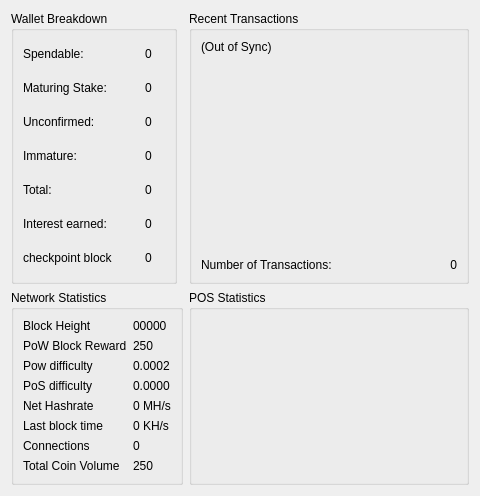
        <widget class="QFrame" name="Overviewpage">
         <property name="sizePolicy">
          <sizepolicy hsizetype="MinimumExpanding" vsizetype="MinimumExpanding">
           <horstretch>0</horstretch>
           <verstretch>0</verstretch>
          </sizepolicy>
         </property>
         <property name="minimumSize">
          <size>
           <width>0</width>
           <height>0</height>
          </size>
         </property>
         <property name="autoFillBackground">
          <bool>false</bool>
         </property>
         <property name="styleSheet">
          <string notr="true"/>
         </property>
         <property name="frameShape">
          <enum>QFrame::NoFrame</enum>
         </property>
         <property name="frameShadow">
          <enum>QFrame::Plain</enum>
         </property>
         <property name="lineWidth">
          <number>0</number>
         </property>
         <layout class="QGridLayout" name="gridLayout_3">
          <item row="3" column="3">
           <widget class="QGroupBox" name="groupBox_4">
            <property name="sizePolicy">
             <sizepolicy hsizetype="MinimumExpanding" vsizetype="MinimumExpanding">
              <horstretch>0</horstretch>
              <verstretch>0</verstretch>
             </sizepolicy>
            </property>
            <property name="title">
             <string>POS Statistics</string>
            </property>
            <layout class="QGridLayout" name="gridLayout_6">
             <item row="0" column="0">
              <widget class="QLabel" name="labelMyWeight">
               <property name="sizePolicy">
                <sizepolicy hsizetype="MinimumExpanding" vsizetype="MinimumExpanding">
                 <horstretch>0</horstretch>
                 <verstretch>0</verstretch>
                </sizepolicy>
               </property>
               <property name="toolTip">
                <string>&lt;html&gt;&lt;head/&gt;&lt;body&gt;&lt;p&gt;&lt;img src=&quot;:/toolTip/res/tooltips/stakingTooltip.png&quot;/&gt;&lt;/p&gt;&lt;/body&gt;&lt;/html&gt;</string>
               </property>
               <property name="styleSheet">
                <string notr="true"/>
               </property>
               <property name="text">
                <string/>
               </property>
              </widget>
             </item>
            </layout>
           </widget>
          </item>
          <item row="0" column="3">
           <widget class="QGroupBox" name="groupBox">
            <property name="sizePolicy">
             <sizepolicy hsizetype="MinimumExpanding" vsizetype="MinimumExpanding">
              <horstretch>0</horstretch>
              <verstretch>0</verstretch>
             </sizepolicy>
            </property>
            <property name="minimumSize">
             <size>
              <width>0</width>
              <height>0</height>
             </size>
            </property>
            <property name="maximumSize">
             <size>
              <width>16777215</width>
              <height>16777215</height>
             </size>
            </property>
            <property name="autoFillBackground">
             <bool>false</bool>
            </property>
            <property name="styleSheet">
             <string notr="true"/>
            </property>
            <property name="title">
             <string>Recent Transactions</string>
            </property>
            <property name="checkable">
             <bool>false</bool>
            </property>
            <layout class="QGridLayout" name="gridLayout_4">
             <item row="0" column="0">
              <widget class="QLabel" name="labelTransactionsStatus">
               <property name="sizePolicy">
                <sizepolicy hsizetype="MinimumExpanding" vsizetype="MinimumExpanding">
                 <horstretch>0</horstretch>
                 <verstretch>0</verstretch>
                </sizepolicy>
               </property>
               <property name="text">
                <string>(Out of Sync)</string>
               </property>
              </widget>
             </item>
             <item row="1" column="0" colspan="2">
              <widget class="QListView" name="listTransactions">
               <property name="sizePolicy">
                <sizepolicy hsizetype="MinimumExpanding" vsizetype="MinimumExpanding">
                 <horstretch>0</horstretch>
                 <verstretch>0</verstretch>
                </sizepolicy>
               </property>
               <property name="minimumSize">
                <size>
                 <width>0</width>
                 <height>0</height>
                </size>
               </property>
               <property name="styleSheet">
                <string notr="true">background:transparent;</string>
               </property>
               <property name="frameShape">
                <enum>QFrame::NoFrame</enum>
               </property>
               <property name="frameShadow">
                <enum>QFrame::Plain</enum>
               </property>
              </widget>
             </item>
             <item row="2" column="0">
              <widget class="QLabel" name="label_8">
               <property name="sizePolicy">
                <sizepolicy hsizetype="MinimumExpanding" vsizetype="MinimumExpanding">
                 <horstretch>0</horstretch>
                 <verstretch>0</verstretch>
                </sizepolicy>
               </property>
               <property name="minimumSize">
                <size>
                 <width>0</width>
                 <height>0</height>
                </size>
               </property>
               <property name="maximumSize">
                <size>
                 <width>258</width>
                 <height>18</height>
                </size>
               </property>
               <property name="styleSheet">
                <string notr="true"/>
               </property>
               <property name="text">
                <string>Number of Transactions:</string>
               </property>
              </widget>
             </item>
             <item row="2" column="1">
              <widget class="QLabel" name="labelNumTransactions">
               <property name="sizePolicy">
                <sizepolicy hsizetype="MinimumExpanding" vsizetype="MinimumExpanding">
                 <horstretch>0</horstretch>
                 <verstretch>0</verstretch>
                </sizepolicy>
               </property>
               <property name="text">
                <string>0</string>
               </property>
               <property name="alignment">
                <set>Qt::AlignRight|Qt::AlignTrailing|Qt::AlignVCenter</set>
               </property>
              </widget>
             </item>
            </layout>
           </widget>
          </item>
          <item row="3" column="0" colspan="2">
           <widget class="QGroupBox" name="groupBox_3">
            <property name="sizePolicy">
             <sizepolicy hsizetype="MinimumExpanding" vsizetype="MinimumExpanding">
              <horstretch>0</horstretch>
              <verstretch>0</verstretch>
             </sizepolicy>
            </property>
            <property name="minimumSize">
             <size>
              <width>0</width>
              <height>0</height>
             </size>
            </property>
            <property name="title">
             <string>Network Statistics</string>
            </property>
            <property name="checkable">
             <bool>false</bool>
            </property>
            <layout class="QGridLayout" name="gridLayout_5">
             <item row="3" column="1">
              <widget class="QLabel" name="diffBox2">
               <property name="sizePolicy">
                <sizepolicy hsizetype="MinimumExpanding" vsizetype="MinimumExpanding">
                 <horstretch>0</horstretch>
                 <verstretch>0</verstretch>
                </sizepolicy>
               </property>
               <property name="text">
                <string>0.0000</string>
               </property>
              </widget>
             </item>
             <item row="2" column="1">
              <widget class="QLabel" name="diffBox">
               <property name="sizePolicy">
                <sizepolicy hsizetype="MinimumExpanding" vsizetype="MinimumExpanding">
                 <horstretch>0</horstretch>
                 <verstretch>0</verstretch>
                </sizepolicy>
               </property>
               <property name="cursor">
                <cursorShape>IBeamCursor</cursorShape>
               </property>
               <property name="text">
                <string>&lt;html&gt;&lt;head/&gt;&lt;body&gt;&lt;p&gt;&lt;span&gt;0.0002&lt;/span&gt;&lt;/p&gt;&lt;/body&gt;&lt;/html&gt;</string>
               </property>
               <property name="textInteractionFlags">
                <set>Qt::TextSelectableByKeyboard|Qt::TextSelectableByMouse</set>
               </property>
              </widget>
             </item>
             <item row="3" column="0">
              <widget class="QLabel" name="label_4">
               <property name="sizePolicy">
                <sizepolicy hsizetype="MinimumExpanding" vsizetype="MinimumExpanding">
                 <horstretch>0</horstretch>
                 <verstretch>0</verstretch>
                </sizepolicy>
               </property>
               <property name="text">
                <string>PoS difficulty</string>
               </property>
              </widget>
             </item>
             <item row="2" column="0">
              <widget class="QLabel" name="label_13">
               <property name="sizePolicy">
                <sizepolicy hsizetype="MinimumExpanding" vsizetype="MinimumExpanding">
                 <horstretch>0</horstretch>
                 <verstretch>0</verstretch>
                </sizepolicy>
               </property>
               <property name="text">
                <string>&lt;html&gt;&lt;head/&gt;&lt;body&gt;&lt;p&gt;Pow difficulty&lt;/p&gt;&lt;/body&gt;&lt;/html&gt;</string>
               </property>
              </widget>
             </item>
             <item row="5" column="0">
              <widget class="QLabel" name="label3_2">
               <property name="sizePolicy">
                <sizepolicy hsizetype="MinimumExpanding" vsizetype="MinimumExpanding">
                 <horstretch>0</horstretch>
                 <verstretch>0</verstretch>
                </sizepolicy>
               </property>
               <property name="text">
                <string>&lt;html&gt;&lt;head/&gt;&lt;body&gt;&lt;p&gt;&lt;span&gt;Last block time&lt;/span&gt;&lt;/p&gt;&lt;/body&gt;&lt;/html&gt;</string>
               </property>
              </widget>
             </item>
             <item row="5" column="1">
              <widget class="QLabel" name="localBox">
               <property name="sizePolicy">
                <sizepolicy hsizetype="MinimumExpanding" vsizetype="MinimumExpanding">
                 <horstretch>0</horstretch>
                 <verstretch>0</verstretch>
                </sizepolicy>
               </property>
               <property name="cursor">
                <cursorShape>IBeamCursor</cursorShape>
               </property>
               <property name="text">
                <string>&lt;html&gt;&lt;head/&gt;&lt;body&gt;&lt;p&gt;&lt;span&gt;0 KH/s&lt;/span&gt;&lt;/p&gt;&lt;/body&gt;&lt;/html&gt;</string>
               </property>
               <property name="textInteractionFlags">
                <set>Qt::TextSelectableByKeyboard|Qt::TextSelectableByMouse</set>
               </property>
              </widget>
             </item>
             <item row="4" column="0">
              <widget class="QLabel" name="label_16">
               <property name="sizePolicy">
                <sizepolicy hsizetype="MinimumExpanding" vsizetype="MinimumExpanding">
                 <horstretch>0</horstretch>
                 <verstretch>0</verstretch>
                </sizepolicy>
               </property>
               <property name="text">
                <string>&lt;html&gt;&lt;head/&gt;&lt;body&gt;&lt;p&gt;&lt;span&gt;Net Hashrate&lt;/span&gt;&lt;/p&gt;&lt;/body&gt;&lt;/html&gt;</string>
               </property>
              </widget>
             </item>
             <item row="4" column="1">
              <widget class="QLabel" name="pawrateBox">
               <property name="sizePolicy">
                <sizepolicy hsizetype="MinimumExpanding" vsizetype="MinimumExpanding">
                 <horstretch>0</horstretch>
                 <verstretch>0</verstretch>
                </sizepolicy>
               </property>
               <property name="cursor">
                <cursorShape>IBeamCursor</cursorShape>
               </property>
               <property name="text">
                <string>&lt;html&gt;&lt;head/&gt;&lt;body&gt;&lt;p&gt;&lt;span&gt;0 MH/s&lt;/span&gt;&lt;/p&gt;&lt;/body&gt;&lt;/html&gt;</string>
               </property>
               <property name="textInteractionFlags">
                <set>Qt::TextSelectableByKeyboard|Qt::TextSelectableByMouse</set>
               </property>
              </widget>
             </item>
             <item row="7" column="0">
              <widget class="QLabel" name="label_9">
               <property name="sizePolicy">
                <sizepolicy hsizetype="MinimumExpanding" vsizetype="MinimumExpanding">
                 <horstretch>0</horstretch>
                 <verstretch>0</verstretch>
                </sizepolicy>
               </property>
               <property name="text">
                <string>&lt;html&gt;&lt;head/&gt;&lt;body&gt;&lt;p&gt;&lt;span&gt;Total Coin Volume&lt;/span&gt;&lt;/p&gt;&lt;/body&gt;&lt;/html&gt;</string>
               </property>
              </widget>
             </item>
             <item row="6" column="0">
              <widget class="QLabel" name="label1_2">
               <property name="sizePolicy">
                <sizepolicy hsizetype="MinimumExpanding" vsizetype="MinimumExpanding">
                 <horstretch>0</horstretch>
                 <verstretch>0</verstretch>
                </sizepolicy>
               </property>
               <property name="text">
                <string>&lt;html&gt;&lt;head/&gt;&lt;body&gt;&lt;p&gt;&lt;span&gt;Connections&lt;/span&gt;&lt;/p&gt;&lt;/body&gt;&lt;/html&gt;</string>
               </property>
              </widget>
             </item>
             <item row="6" column="1">
              <widget class="QLabel" name="connectionBox">
               <property name="sizePolicy">
                <sizepolicy hsizetype="MinimumExpanding" vsizetype="MinimumExpanding">
                 <horstretch>0</horstretch>
                 <verstretch>0</verstretch>
                </sizepolicy>
               </property>
               <property name="cursor">
                <cursorShape>IBeamCursor</cursorShape>
               </property>
               <property name="text">
                <string>&lt;html&gt;&lt;head/&gt;&lt;body&gt;&lt;p&gt;&lt;span&gt;0&lt;/span&gt;&lt;/p&gt;&lt;/body&gt;&lt;/html&gt;</string>
               </property>
               <property name="textInteractionFlags">
                <set>Qt::TextSelectableByKeyboard|Qt::TextSelectableByMouse</set>
               </property>
              </widget>
             </item>
             <item row="7" column="1">
              <widget class="QLabel" name="volumeBox">
               <property name="sizePolicy">
                <sizepolicy hsizetype="MinimumExpanding" vsizetype="MinimumExpanding">
                 <horstretch>0</horstretch>
                 <verstretch>0</verstretch>
                </sizepolicy>
               </property>
               <property name="cursor">
                <cursorShape>IBeamCursor</cursorShape>
               </property>
               <property name="text">
                <string>&lt;html&gt;&lt;head/&gt;&lt;body&gt;&lt;p&gt;&lt;span&gt;250&lt;/span&gt;&lt;/p&gt;&lt;/body&gt;&lt;/html&gt;</string>
               </property>
               <property name="textInteractionFlags">
                <set>Qt::TextSelectableByKeyboard|Qt::TextSelectableByMouse</set>
               </property>
              </widget>
             </item>
             <item row="0" column="0">
              <widget class="QLabel" name="label_14">
               <property name="sizePolicy">
                <sizepolicy hsizetype="MinimumExpanding" vsizetype="MinimumExpanding">
                 <horstretch>0</horstretch>
                 <verstretch>0</verstretch>
                </sizepolicy>
               </property>
               <property name="text">
                <string>&lt;html&gt;&lt;head/&gt;&lt;body&gt;&lt;p&gt;&lt;span&gt;Block Height&lt;/span&gt;&lt;/p&gt;&lt;/body&gt;&lt;/html&gt;</string>
               </property>
              </widget>
             </item>
             <item row="1" column="0">
              <widget class="QLabel" name="label_12">
               <property name="sizePolicy">
                <sizepolicy hsizetype="MinimumExpanding" vsizetype="MinimumExpanding">
                 <horstretch>0</horstretch>
                 <verstretch>0</verstretch>
                </sizepolicy>
               </property>
               <property name="text">
                <string>&lt;html&gt;&lt;head/&gt;&lt;body&gt;&lt;p&gt;&lt;span&gt;PoW Block Reward&lt;/span&gt;&lt;/p&gt;&lt;/body&gt;&lt;/html&gt;</string>
               </property>
              </widget>
             </item>
             <item row="0" column="1">
              <widget class="QLabel" name="heightBox">
               <property name="sizePolicy">
                <sizepolicy hsizetype="MinimumExpanding" vsizetype="MinimumExpanding">
                 <horstretch>0</horstretch>
                 <verstretch>0</verstretch>
                </sizepolicy>
               </property>
               <property name="cursor">
                <cursorShape>IBeamCursor</cursorShape>
               </property>
               <property name="text">
                <string>&lt;html&gt;&lt;head/&gt;&lt;body&gt;&lt;p&gt;&lt;span&gt;00000&lt;/span&gt;&lt;/p&gt;&lt;/body&gt;&lt;/html&gt;</string>
               </property>
               <property name="textInteractionFlags">
                <set>Qt::TextSelectableByKeyboard|Qt::TextSelectableByMouse</set>
               </property>
              </widget>
             </item>
             <item row="1" column="1">
              <widget class="QLabel" name="rewardBox">
               <property name="sizePolicy">
                <sizepolicy hsizetype="MinimumExpanding" vsizetype="MinimumExpanding">
                 <horstretch>0</horstretch>
                 <verstretch>0</verstretch>
                </sizepolicy>
               </property>
               <property name="cursor">
                <cursorShape>IBeamCursor</cursorShape>
               </property>
               <property name="text">
                <string>&lt;html&gt;&lt;head/&gt;&lt;body&gt;&lt;p&gt;&lt;span&gt;250&lt;/span&gt;&lt;/p&gt;&lt;/body&gt;&lt;/html&gt;</string>
               </property>
               <property name="textInteractionFlags">
                <set>Qt::TextSelectableByKeyboard|Qt::TextSelectableByMouse</set>
               </property>
              </widget>
             </item>
            </layout>
           </widget>
          </item>
          <item row="0" column="0">
           <widget class="QGroupBox" name="groupBox_2">
            <property name="sizePolicy">
             <sizepolicy hsizetype="MinimumExpanding" vsizetype="MinimumExpanding">
              <horstretch>0</horstretch>
              <verstretch>0</verstretch>
             </sizepolicy>
            </property>
            <property name="minimumSize">
             <size>
              <width>0</width>
              <height>0</height>
             </size>
            </property>
            <property name="autoFillBackground">
             <bool>false</bool>
            </property>
            <property name="title">
             <string>Wallet Breakdown</string>
            </property>
            <property name="flat">
             <bool>false</bool>
            </property>
            <property name="checkable">
             <bool>false</bool>
            </property>
            <layout class="QGridLayout" name="gridLayout_2">
             <item row="9" column="1">
              <widget class="QLabel" name="labelcheckpointConnect">
               <property name="sizePolicy">
                <sizepolicy hsizetype="MinimumExpanding" vsizetype="MinimumExpanding">
                 <horstretch>0</horstretch>
                 <verstretch>0</verstretch>
                </sizepolicy>
               </property>
               <property name="text">
                <string/>
               </property>
               <property name="scaledContents">
                <bool>false</bool>
               </property>
              </widget>
             </item>
             <item row="2" column="2">
              <widget class="QLabel" name="labelStake">
               <property name="sizePolicy">
                <sizepolicy hsizetype="MinimumExpanding" vsizetype="MinimumExpanding">
                 <horstretch>0</horstretch>
                 <verstretch>0</verstretch>
                </sizepolicy>
               </property>
               <property name="cursor">
                <cursorShape>IBeamCursor</cursorShape>
               </property>
               <property name="mouseTracking">
                <bool>true</bool>
               </property>
               <property name="toolTip">
                <string>&lt;html&gt;&lt;head/&gt;&lt;body&gt;&lt;p&gt;&lt;img src=&quot;:/toolTip/res/tooltips/maturingTooltip.png&quot;/&gt;&lt;/p&gt;&lt;/body&gt;&lt;/html&gt;</string>
               </property>
               <property name="styleSheet">
                <string notr="true"/>
               </property>
               <property name="text">
                <string>0 </string>
               </property>
               <property name="textInteractionFlags">
                <set>Qt::LinksAccessibleByMouse|Qt::TextSelectableByMouse</set>
               </property>
              </widget>
             </item>
             <item row="0" column="2">
              <widget class="QLabel" name="labelBalance">
               <property name="sizePolicy">
                <sizepolicy hsizetype="MinimumExpanding" vsizetype="MinimumExpanding">
                 <horstretch>0</horstretch>
                 <verstretch>0</verstretch>
                </sizepolicy>
               </property>
               <property name="cursor">
                <cursorShape>IBeamCursor</cursorShape>
               </property>
               <property name="mouseTracking">
                <bool>true</bool>
               </property>
               <property name="toolTip">
                <string>&lt;html&gt;&lt;head/&gt;&lt;body&gt;&lt;p&gt;&lt;img src=&quot;:/toolTip/res/tooltips/spendableTooltip.png&quot;/&gt;&lt;/p&gt;&lt;/body&gt;&lt;/html&gt;</string>
               </property>
               <property name="styleSheet">
                <string notr="true"/>
               </property>
               <property name="text">
                <string>0 </string>
               </property>
               <property name="textInteractionFlags">
                <set>Qt::LinksAccessibleByMouse|Qt::TextSelectableByMouse</set>
               </property>
              </widget>
             </item>
             <item row="4" column="2">
              <widget class="QLabel" name="labelUnconfirmed">
               <property name="sizePolicy">
                <sizepolicy hsizetype="MinimumExpanding" vsizetype="MinimumExpanding">
                 <horstretch>0</horstretch>
                 <verstretch>0</verstretch>
                </sizepolicy>
               </property>
               <property name="cursor">
                <cursorShape>IBeamCursor</cursorShape>
               </property>
               <property name="mouseTracking">
                <bool>true</bool>
               </property>
               <property name="toolTip">
                <string>&lt;html&gt;&lt;head/&gt;&lt;body&gt;&lt;p&gt;&lt;img src=&quot;:/toolTip/res/tooltips/unconfirmedTooltip.png&quot;/&gt;&lt;/p&gt;&lt;/body&gt;&lt;/html&gt;</string>
               </property>
               <property name="styleSheet">
                <string notr="true"/>
               </property>
               <property name="text">
                <string>0</string>
               </property>
               <property name="textInteractionFlags">
                <set>Qt::LinksAccessibleByMouse|Qt::TextSelectableByMouse</set>
               </property>
              </widget>
             </item>
             <item row="2" column="0">
              <widget class="QLabel" name="label_2">
               <property name="sizePolicy">
                <sizepolicy hsizetype="MinimumExpanding" vsizetype="MinimumExpanding">
                 <horstretch>0</horstretch>
                 <verstretch>0</verstretch>
                </sizepolicy>
               </property>
               <property name="styleSheet">
                <string notr="true"/>
               </property>
               <property name="text">
                <string>Maturing Stake:</string>
               </property>
              </widget>
             </item>
             <item row="7" column="2">
              <widget class="QLabel" name="labelTotal">
               <property name="sizePolicy">
                <sizepolicy hsizetype="MinimumExpanding" vsizetype="MinimumExpanding">
                 <horstretch>0</horstretch>
                 <verstretch>0</verstretch>
                </sizepolicy>
               </property>
               <property name="cursor">
                <cursorShape>IBeamCursor</cursorShape>
               </property>
               <property name="mouseTracking">
                <bool>true</bool>
               </property>
               <property name="styleSheet">
                <string notr="true"/>
               </property>
               <property name="text">
                <string>0</string>
               </property>
               <property name="textInteractionFlags">
                <set>Qt::LinksAccessibleByMouse|Qt::TextSelectableByMouse</set>
               </property>
              </widget>
             </item>
             <item row="7" column="0">
              <widget class="QLabel" name="label_6">
               <property name="sizePolicy">
                <sizepolicy hsizetype="MinimumExpanding" vsizetype="MinimumExpanding">
                 <horstretch>0</horstretch>
                 <verstretch>0</verstretch>
                </sizepolicy>
               </property>
               <property name="autoFillBackground">
                <bool>false</bool>
               </property>
               <property name="styleSheet">
                <string notr="true"/>
               </property>
               <property name="text">
                <string>Total:</string>
               </property>
              </widget>
             </item>
             <item row="5" column="0">
              <widget class="QLabel" name="labelImmatureText">
               <property name="sizePolicy">
                <sizepolicy hsizetype="MinimumExpanding" vsizetype="MinimumExpanding">
                 <horstretch>0</horstretch>
                 <verstretch>0</verstretch>
                </sizepolicy>
               </property>
               <property name="styleSheet">
                <string notr="true"/>
               </property>
               <property name="text">
                <string>Immature:</string>
               </property>
              </widget>
             </item>
             <item row="8" column="2">
              <widget class="QLabel" name="labelInterest">
               <property name="sizePolicy">
                <sizepolicy hsizetype="MinimumExpanding" vsizetype="MinimumExpanding">
                 <horstretch>0</horstretch>
                 <verstretch>0</verstretch>
                </sizepolicy>
               </property>
               <property name="cursor">
                <cursorShape>IBeamCursor</cursorShape>
               </property>
               <property name="mouseTracking">
                <bool>true</bool>
               </property>
               <property name="styleSheet">
                <string notr="true"/>
               </property>
               <property name="text">
                <string>0</string>
               </property>
               <property name="textInteractionFlags">
                <set>Qt::LinksAccessibleByMouse|Qt::TextSelectableByMouse</set>
               </property>
              </widget>
             </item>
             <item row="9" column="0">
              <widget class="QLabel" name="label_5">
               <property name="sizePolicy">
                <sizepolicy hsizetype="MinimumExpanding" vsizetype="MinimumExpanding">
                 <horstretch>0</horstretch>
                 <verstretch>0</verstretch>
                </sizepolicy>
               </property>
               <property name="text">
                <string>checkpoint block</string>
               </property>
              </widget>
             </item>
             <item row="4" column="0">
              <widget class="QLabel" name="label_3">
               <property name="sizePolicy">
                <sizepolicy hsizetype="MinimumExpanding" vsizetype="MinimumExpanding">
                 <horstretch>0</horstretch>
                 <verstretch>0</verstretch>
                </sizepolicy>
               </property>
               <property name="styleSheet">
                <string notr="true"/>
               </property>
               <property name="text">
                <string>Unconfirmed:</string>
               </property>
              </widget>
             </item>
             <item row="8" column="0">
              <widget class="QLabel" name="label_7">
               <property name="sizePolicy">
                <sizepolicy hsizetype="MinimumExpanding" vsizetype="MinimumExpanding">
                 <horstretch>0</horstretch>
                 <verstretch>0</verstretch>
                </sizepolicy>
               </property>
               <property name="autoFillBackground">
                <bool>false</bool>
               </property>
               <property name="styleSheet">
                <string notr="true"/>
               </property>
               <property name="text">
                <string>Interest earned:</string>
               </property>
              </widget>
             </item>
             <item row="9" column="2">
              <widget class="QLabel" name="labelcheckpointHeight">
               <property name="sizePolicy">
                <sizepolicy hsizetype="MinimumExpanding" vsizetype="MinimumExpanding">
                 <horstretch>0</horstretch>
                 <verstretch>0</verstretch>
                </sizepolicy>
               </property>
               <property name="text">
                <string>0</string>
               </property>
              </widget>
             </item>
             <item row="5" column="2">
              <widget class="QLabel" name="labelImmature">
               <property name="sizePolicy">
                <sizepolicy hsizetype="MinimumExpanding" vsizetype="MinimumExpanding">
                 <horstretch>0</horstretch>
                 <verstretch>0</verstretch>
                </sizepolicy>
               </property>
               <property name="cursor">
                <cursorShape>IBeamCursor</cursorShape>
               </property>
               <property name="mouseTracking">
                <bool>true</bool>
               </property>
               <property name="toolTip">
                <string>&lt;html&gt;&lt;head/&gt;&lt;body&gt;&lt;p&gt;&lt;img src=&quot;:/toolTip/res/tooltips/immatureTooltip.png&quot;/&gt;&lt;/p&gt;&lt;/body&gt;&lt;/html&gt;</string>
               </property>
               <property name="styleSheet">
                <string notr="true"/>
               </property>
               <property name="text">
                <string>0</string>
               </property>
               <property name="textInteractionFlags">
                <set>Qt::LinksAccessibleByMouse|Qt::TextSelectableByMouse</set>
               </property>
              </widget>
             </item>
             <item row="0" column="0">
              <widget class="QLabel" name="label">
               <property name="sizePolicy">
                <sizepolicy hsizetype="MinimumExpanding" vsizetype="MinimumExpanding">
                 <horstretch>0</horstretch>
                 <verstretch>0</verstretch>
                </sizepolicy>
               </property>
               <property name="styleSheet">
                <string notr="true"/>
               </property>
               <property name="text">
                <string>Spendable:</string>
               </property>
              </widget>
             </item>
            </layout>
           </widget>
          </item>
         </layout>
        </widget>
